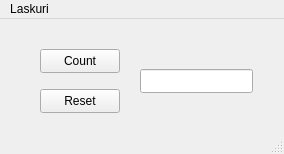
<?xml version="1.0" encoding="UTF-8"?>
<ui version="4.0">
 <class>MainWindow</class>
 <widget class="QMainWindow" name="MainWindow">
  <property name="geometry">
   <rect>
    <x>0</x>
    <y>0</y>
    <width>284</width>
    <height>154</height>
   </rect>
  </property>
  <property name="windowTitle">
   <string>MainWindow</string>
  </property>
  <widget class="QWidget" name="centralwidget">
   <widget class="QLineEdit" name="lineEditCount">
    <property name="geometry">
     <rect>
      <x>140</x>
      <y>50</y>
      <width>113</width>
      <height>24</height>
     </rect>
    </property>
   </widget>
   <widget class="QPushButton" name="btnCount">
    <property name="geometry">
     <rect>
      <x>40</x>
      <y>30</y>
      <width>80</width>
      <height>24</height>
     </rect>
    </property>
    <property name="text">
     <string>Count</string>
    </property>
   </widget>
   <widget class="QPushButton" name="btnReset">
    <property name="geometry">
     <rect>
      <x>40</x>
      <y>70</y>
      <width>80</width>
      <height>24</height>
     </rect>
    </property>
    <property name="text">
     <string>Reset</string>
    </property>
   </widget>
  </widget>
  <widget class="QMenuBar" name="menubar">
   <property name="geometry">
    <rect>
     <x>0</x>
     <y>0</y>
     <width>284</width>
     <height>21</height>
    </rect>
   </property>
   <widget class="QMenu" name="menuLaskuri">
    <property name="title">
     <string>Laskuri</string>
    </property>
   </widget>
   <addaction name="menuLaskuri"/>
  </widget>
  <widget class="QStatusBar" name="statusbar"/>
 </widget>
 <resources/>
 <connections/>
</ui>
